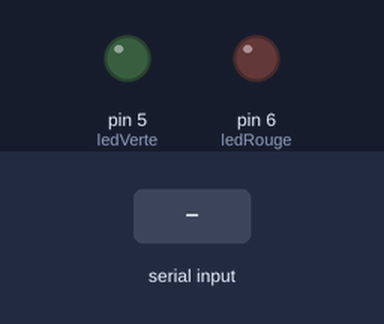
The sketch below on a simulated Arduino Uno, built with avr-gcc and run on an emulated ATmega328P. Parts: output pins drawn as LEDs (lit = HIGH). The inputs (shaded band) are chosen by the test bench.

Above: at 1.2 s.
1.3 s: "R" received over the second serial link
At 1.7 s:
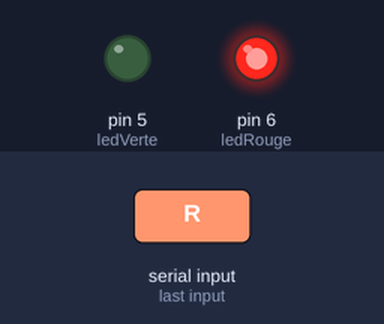
2.8 s: "V" received over the second serial link
At 4.0 s:
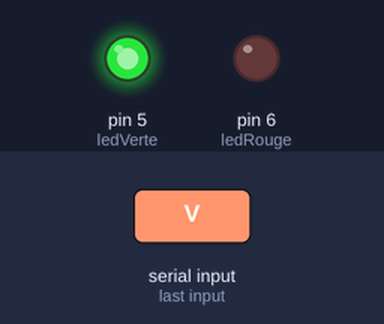
Timing chart, 0 to 5.8 s (numbered marks = the images above; inputs shaded):
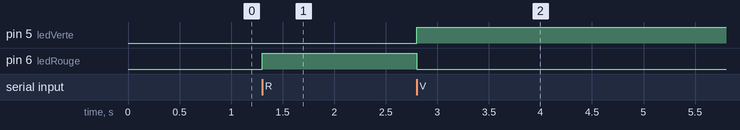

The sketch:

TEST3.ino
```cpp
#include <SoftwareSerial.h>

// RX = 0, TX = 1
SoftwareSerial uart(0, 1);

const int ledRouge = 6;
const int ledVerte = 5;

void setup() {
  pinMode(ledRouge, OUTPUT);
  pinMode(ledVerte, OUTPUT);

  // Au demarrage, les deux LED sont eteintes
  digitalWrite(ledRouge, LOW);
  digitalWrite(ledVerte, LOW);

  uart.begin(9600);
}

void loop() {
  if (uart.available() > 0) {
    char commande = uart.read();

    if (commande == 'R') {
      digitalWrite(ledRouge, HIGH);
      digitalWrite(ledVerte, LOW);

      uart.println("R");
    }

    else if (commande == 'V') {
      digitalWrite(ledRouge, LOW);
      digitalWrite(ledVerte, HIGH);

      uart.println("V");
    }
  }
}
```

Measured:
- after the input at 1.3 s, pin 6 (ledRouge): LOW → HIGH at once
- after the input at 2.8 s, pin 5 (ledVerte): LOW → HIGH at once; pin 6 (ledRouge): HIGH → LOW at once
